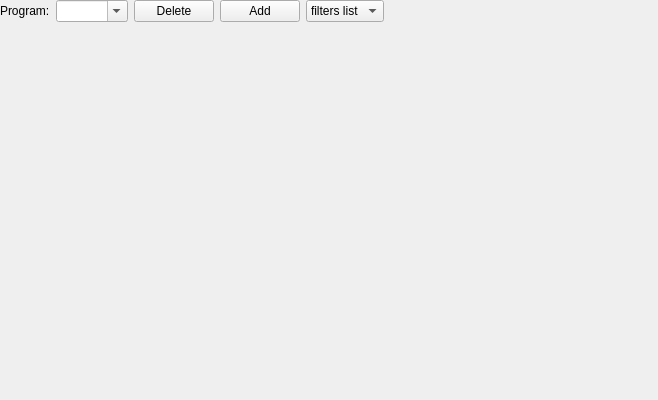
<ui version="4.0" >
 <class>DynamicProgramsEditor</class>
 <widget class="QWidget" name="DynamicProgramsEditor" >
  <property name="geometry" >
   <rect>
    <x>0</x>
    <y>0</y>
    <width>658</width>
    <height>400</height>
   </rect>
  </property>
  <property name="windowTitle" >
   <string>Form</string>
  </property>
  <layout class="QVBoxLayout" >
   <property name="margin" >
    <number>0</number>
   </property>
   <property name="spacing" >
    <number>6</number>
   </property>
   <item>
    <layout class="QHBoxLayout" >
     <property name="margin" >
      <number>0</number>
     </property>
     <property name="spacing" >
      <number>6</number>
     </property>
     <item>
      <widget class="QLabel" name="label" >
       <property name="text" >
        <string>Program:</string>
       </property>
      </widget>
     </item>
     <item>
      <widget class="QComboBox" name="comboBoxPrograms" >
       <property name="editable" >
        <bool>true</bool>
       </property>
      </widget>
     </item>
     <item>
      <widget class="QPushButton" name="pushButton" >
       <property name="text" >
        <string>Delete</string>
       </property>
      </widget>
     </item>
     <item>
      <widget class="QPushButton" name="pushButton_2" >
       <property name="text" >
        <string>Add</string>
       </property>
      </widget>
     </item>
     <item>
      <widget class="QComboBox" name="comboBoxProgramsType" >
       <item>
        <property name="text" >
         <string>filters list</string>
        </property>
       </item>
      </widget>
     </item>
     <item>
      <spacer>
       <property name="orientation" >
        <enum>Qt::Horizontal</enum>
       </property>
       <property name="sizeHint" >
        <size>
         <width>40</width>
         <height>20</height>
        </size>
       </property>
      </spacer>
     </item>
    </layout>
   </item>
   <item>
    <widget class="QFrame" name="frame" >
     <property name="sizePolicy" >
      <sizepolicy>
       <hsizetype>5</hsizetype>
       <vsizetype>7</vsizetype>
       <horstretch>0</horstretch>
       <verstretch>0</verstretch>
      </sizepolicy>
     </property>
     <property name="frameShape" >
      <enum>QFrame::NoFrame</enum>
     </property>
     <property name="frameShadow" >
      <enum>QFrame::Plain</enum>
     </property>
    </widget>
   </item>
  </layout>
 </widget>
 <resources/>
 <connections/>
</ui>
